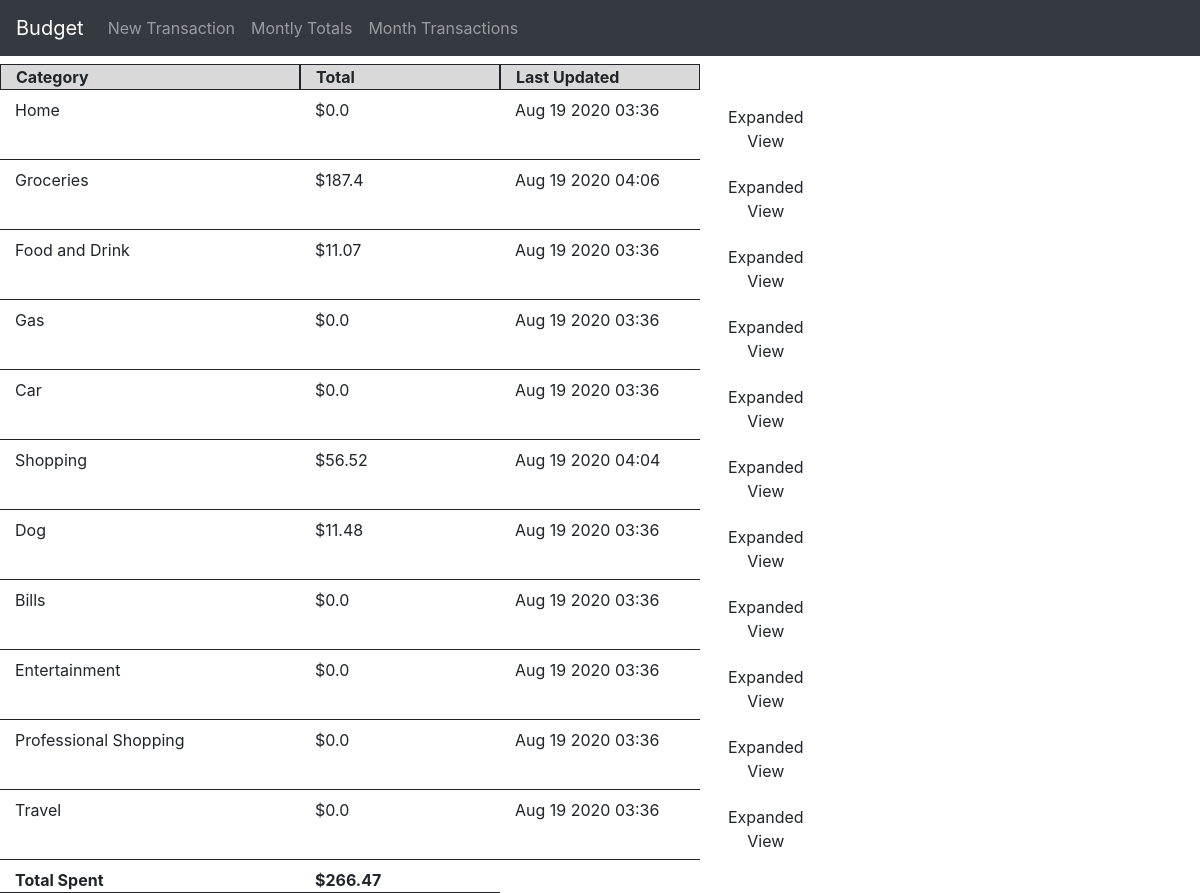
Page /seeNetData on the committed database.
### app/database.py (models this page shows)
class NetBudget(Base):
    __tablename__ = 'net_budget'
    category = Column(String(255),primary_key=True)
    net_value = Column(Float())
    created = Column(DateTime, default=datetime.datetime.utcnow)
    last_updated = Column(DateTime, onupdate=datetime.datetime.utcnow)

### app/views.py (the view)
@app.route("/seeNetData")
def seeNetData():
    timeDiff =  getMonthStart()
    transDict = dict.fromkeys(budgetDict.keys(), [])
    monthTrasactions = SessionLocal.query(Transactions).filter(Transactions.created > timeDiff).all()
    for key in transDict:
        tempList = []
        for trans in monthTrasactions:
            if trans.category == key:
                tempList.append(trans)
        transDict[key] = tempList
    netCategories = SessionLocal.query(NetBudget).all()
    SessionLocal.remove()
    total = 0.0
    for value in [i.net_value for i in netCategories]:
        total = total + value
    try:
        renderPage = render_template("netSummary.html",netCategories=netCategories, title = "Monthy Totals", total=total, transDict=transDict)
    except Exception as e:
        renderPage = render_template("error.html", error=str(e))
    return renderPage

### app/views.py (called while the page is built)
def getMonthStart():
    currentTime = datetime.datetime.today()
    firstDay = datetime.datetime(currentTime.year,currentTime.month,1)
    return currentTime-firstDay

@app.template_filter('dateRender')
def dateRender(date,dateStr):
    try:
        return date.strftime(dateStr)
    except:
        return "None"

@app.template_filter('moneyRender')
def moneyRender(amount,positive = False):
    if positive and amount != 0:
        amount = amount * -1
    return "$"+str(round(amount,2))

@app.template_filter('removeSpace')
def removeSpace(s):
    return s.replace(" ","")

### app/templates/netSummary.html (shortened to what this page needs)
{% extends "main.html" %}
{% block body %}
<div class="container-fluid">
  <div class="row row-margin-bot row-margin-top">
    <div class="col-sm-3" style="border: 1px solid;background-color:#d9d9d9;"><strong>Category</strong></div>
    <div class="col-sm-2" style="border: 1px solid;background-color:#d9d9d9;"><strong>Total</strong></div>
    <div class="col-sm-2" style="border: 1px solid;background-color:#d9d9d9;"><strong>Last Updated</strong></div>
  </div>
  {% for value in netCategories %}
  <div class="row row-margin-top row-margin-bot">
    <div class="col-sm-3" style="border-bottom:1px solid;"> {{ value.category }}</div>
    <div class="col-sm-2" style="border-bottom:1px solid;"> {{ value.net_value | moneyRender(True) }}</div>
    <div class="col-sm-2" style="border-bottom:1px solid;"> {{ value.last_updated | dateRender('%b %d %Y %H:%M') }} </div>
    <div class="col-sm-1" >
      <button type="button" class="btn" data-toggle="collapse" data-target="#{{ value.category | removeSpace() }}">Expanded View</button>
    </div>
  </div>
  {% endfor %}
  <div class="row row-margin-top">
    <div class="col-sm-3" style="border-bottom:1px solid;"><strong>Total Spent</strong></div>
    <div class="col-sm-2" style="border-bottom:1px solid;"><strong> {{ total | moneyRender(True) }}</strong></div>
  </div>
</div>
{% endblock %}

### app/templates/main.html (shortened to what this page needs)
<!doctype html>
<html lang="en-us">
<head>
  <link rel="stylesheet" href="https://stackpath.bootstrapcdn.com/bootstrap/4.5.2/css/bootstrap.min.css">
</head>
<body>
    <header class="navbar navbar-expand-lg navbar-dark bg-dark">
    <a class="navbar-brand" href="/">Budget</a>
    <div class="collapse navbar-collapse" id="navbarSupportedContent">
      <ul class="navbar-nav mr-auto">
        <li class="nav-item">
          <a class="nav-link" href="/input">New Transaction</a>
        </li>
        <li class="nav-item">
          <a class="nav-link" href="/seeNetData">Montly Totals</a>
        </li>
        <li class="nav-item">
          <a class="nav-link" href="/seeData">Month Transactions</a>
        </li>
      </ul>
    </div>
  </header>
 {% block body %}{% endblock %}
</body>
</html>

### app/templates/netSummary.html (style rules this page uses)
.row-margin-bot { margin-bottom: 0.5em; }
.row-margin-top { margin-top: 0.5em; }

### rows in the picture
NetBudget: category "Home", net_value "$0.0", last_updated "Aug 19 2020 03:36"
NetBudget: category "Groceries", net_value "$187.4", last_updated "Aug 19 2020 04:06"
NetBudget: category "Food and Drink", net_value "$11.07", last_updated "Aug 19 2020 03:36"
NetBudget: category "Gas", net_value "$0.0", last_updated "Aug 19 2020 03:36"
NetBudget: category "Car", net_value "$0.0", last_updated "Aug 19 2020 03:36"
NetBudget: category "Shopping", net_value "$56.52", last_updated "Aug 19 2020 04:04"
NetBudget: category "Dog", net_value "$11.48", last_updated "Aug 19 2020 03:36"
NetBudget: category "Bills", net_value "$0.0", last_updated "Aug 19 2020 03:36"
NetBudget: category "Entertainment", net_value "$0.0", last_updated "Aug 19 2020 03:36"
NetBudget: category "Professional Shopping", net_value "$0.0", last_updated "Aug 19 2020 03:36"
NetBudget: category "Travel", net_value "$0.0", last_updated "Aug 19 2020 03:36"

### other values in the picture
{{ total | moneyRender(True) }} "$266.47"
